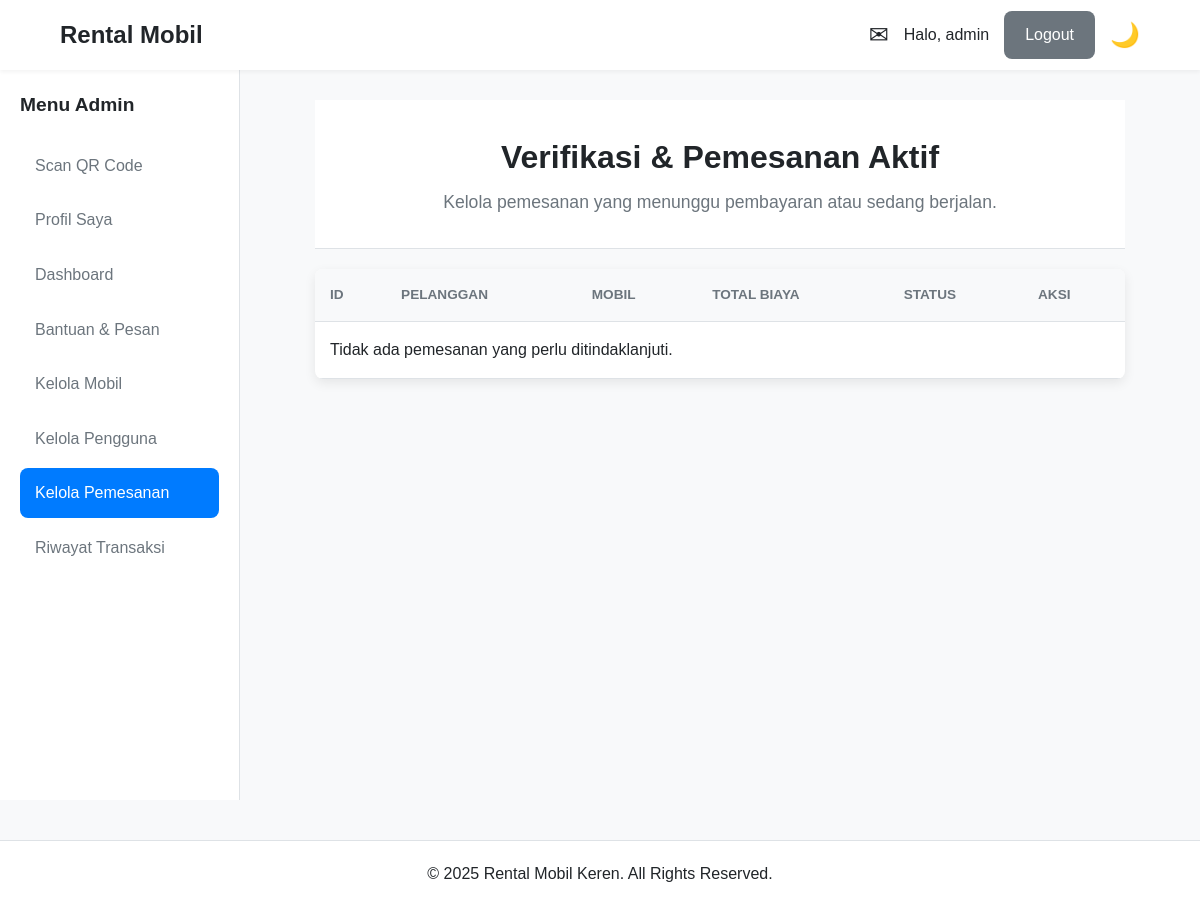
/karyawan/pembayaran.php (signed in), run on an earlier commit of the app's database.
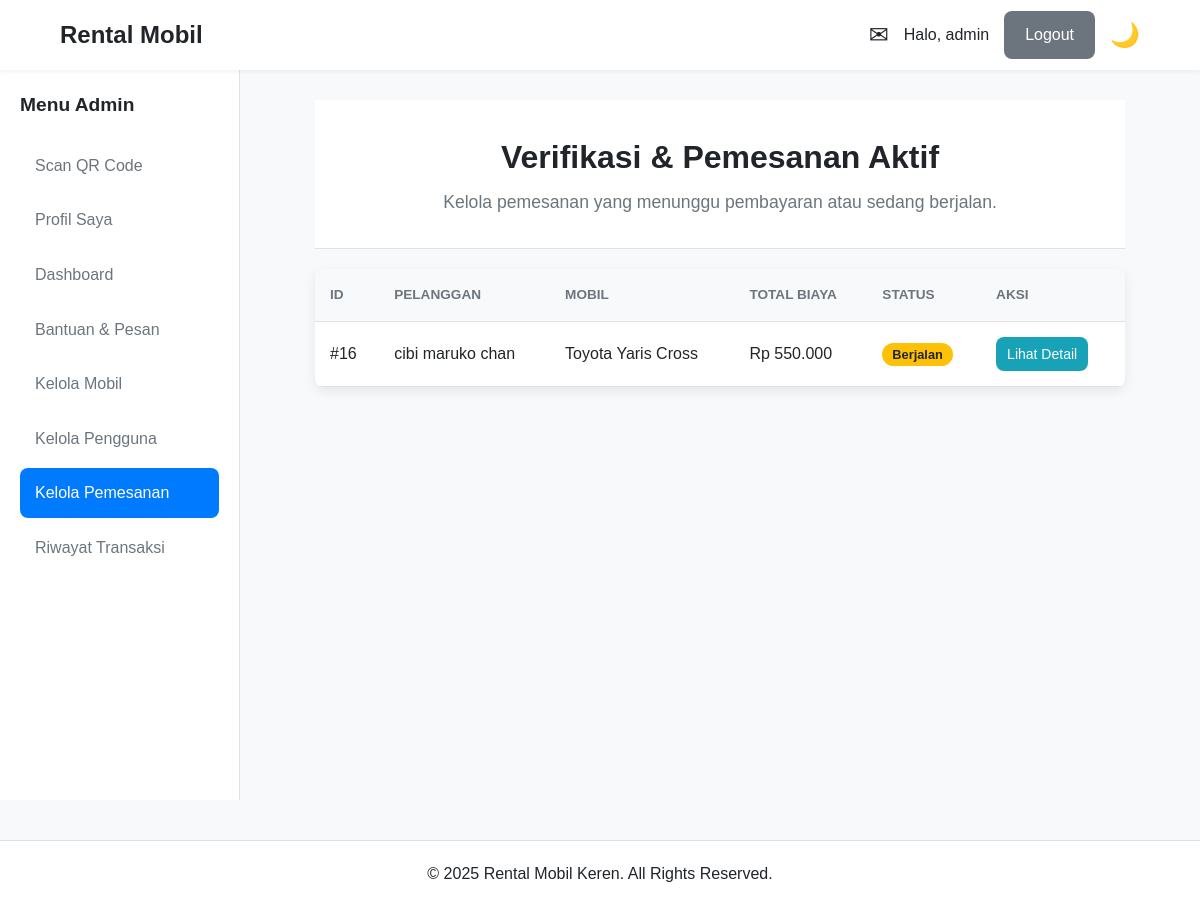
And on a later commit of the database.
### tables this page shows
CREATE TABLE `pemesanan` (
  `id_pemesanan` int(11) NOT NULL,
  `kode_pemesanan` varchar(10) NOT NULL,
  `id_pengguna` int(11) NOT NULL,
  `id_mobil` int(11) NOT NULL,
  `tanggal_mulai` datetime NOT NULL,
  `tanggal_selesai` datetime NOT NULL,
  `tanggal_pengembalian` datetime DEFAULT NULL,
  `total_biaya` decimal(12,2) NOT NULL,
  `total_denda` decimal(12,2) DEFAULT 0.00,
  `total_biaya_diajukan` decimal(12,2) DEFAULT NULL,
  `status_pemesanan` enum('Menunggu Pembayaran','Dikonfirmasi','Berjalan','Selesai','Dibatalkan','Pengajuan Pembatalan','Pengajuan Ambil Cepat','Menunggu Pembayaran Denda','Pengajuan Ditolak') NOT NULL,
  `alasan_pembatalan` text DEFAULT NULL,
  `rekening_pembatalan` varchar(50) DEFAULT NULL,
  `rating_pengguna` int(1) DEFAULT NULL,
  `review_pelanggan` text DEFAULT NULL,
  `catatan_admin` varchar(255) DEFAULT NULL,
  `waktu_pengambilan` datetime DEFAULT NULL,
  `waktu_pengembalian` datetime DEFAULT NULL,
  `batas_pembayaran` datetime DEFAULT NULL,
  `tgl_mulai_diajukan` datetime DEFAULT NULL,
  `tanggal_pemesanan` timestamp NOT NULL DEFAULT current_timestamp(),
  `updated_at` timestamp NOT NULL DEFAULT current_timestamp() ON UPDATE current_timestamp()
);

CREATE TABLE `pengguna` (
  `id_pengguna` int(11) NOT NULL,
  `username` varchar(50) NOT NULL,
  `password` varchar(255) NOT NULL,
  `nama_lengkap` varchar(100) NOT NULL,
  `nik` varchar(16) DEFAULT NULL,
  `foto_ktp` varchar(255) DEFAULT NULL,
  `email` varchar(100) NOT NULL,
  `no_telp` varchar(15) NOT NULL,
  `alamat` text DEFAULT NULL,
  `role` enum('Admin','Karyawan','Pelanggan') NOT NULL DEFAULT 'Pelanggan',
  `created_at` timestamp NOT NULL DEFAULT current_timestamp()
);

CREATE TABLE `mobil` (
  `id_mobil` int(11) NOT NULL,
  `plat_nomor` varchar(10) NOT NULL,
  `merk` varchar(50) NOT NULL,
  `model` varchar(50) NOT NULL,
  `tahun` year(4) NOT NULL,
  `jenis_mobil` varchar(50) DEFAULT NULL,
  `harga_sewa_harian` decimal(10,2) NOT NULL,
  `denda_per_hari` decimal(10,2) NOT NULL,
  `status` enum('Tersedia','Disewa','Perawatan','Tidak Aktif','Dipesan') NOT NULL DEFAULT 'Tersedia',
  `gambar_mobil` varchar(255) DEFAULT NULL,
  `spesifikasi` text DEFAULT NULL,
  `kelas_mobil` enum('Low level','Mid level','High level','Luxury') DEFAULT 'Mid level',
  `updated_at` timestamp NOT NULL DEFAULT current_timestamp() ON UPDATE current_timestamp()
);

### includes/functions.php (called while the page is built, shortened)
<?php
function format_rupiah($angka) {
    return 'Rp ' . number_format($angka, 0, ',', '.');
}

### karyawan/pembayaran.php (the view, shortened to what this page needs)
<?php
require_once '../includes/config.php';
require_once '../includes/functions.php';
require_once '../includes/header.php';
try {
    $stmt = $pdo->query("
        SELECT p.*, pg.nama_lengkap, m.merk, m.model, pay.bukti_pembayaran
        FROM pemesanan p
        JOIN pengguna pg ON p.id_pengguna = pg.id_pengguna
        JOIN mobil m ON p.id_mobil = m.id_mobil
        LEFT JOIN pembayaran pay ON p.id_pemesanan = pay.id_pemesanan
        WHERE p.status_pemesanan IN ('Menunggu Pembayaran', 'Dikonfirmasi', 'Berjalan')
        ORDER BY p.tanggal_pemesanan DESC
    ");
    $bookings = $stmt->fetchAll();
} catch (PDOException $e) {
    $bookings = [];
}
?>
<div class="page-header">
    <h1>Verifikasi & Pemesanan Aktif</h1>
    <p>Kelola pemesanan yang menunggu pembayaran atau sedang berjalan.</p>
</div>
<div class="table-container"
    data-live-context="admin_pemesanan"
    data-live-total="<?= count($bookings) ?>"
    data-live-last-update="<?= $pdo->query("SELECT MAX(tanggal_pemesanan) FROM pemesanan")->fetchColumn() ?>">
    <table>
        <thead>
            <tr>
                <th>ID</th>
                <th>Pelanggan</th>
                <th>Mobil</th>
                <th>Total Biaya</th>
                <th>Status</th>
                <th>Aksi</th>
            </tr>
        </thead>
        <tbody>
            <?php if (!empty($bookings)): ?>
                <?php foreach ($bookings as $booking): ?>
                    <tr>
                        <td>#<?= htmlspecialchars($booking['id_pemesanan']) ?></td>
                        <td><?= htmlspecialchars($booking['nama_lengkap']) ?></td>
                        <td><?= htmlspecialchars($booking['merk'] . ' ' . $booking['model']) ?></td>
                        <td><?= format_rupiah($booking['total_biaya']) ?></td>
                        <td><span class="status-badge status-<?= strtolower(str_replace(' ', '-', $booking['status_pemesanan'])) ?>"><?= htmlspecialchars($booking['status_pemesanan']) ?></span></td>
                        <td>
                            <a href="../actions/pemesanan/detail.php?id=<?= $booking['id_pemesanan'] ?>" class="btn btn-info btn-sm">Lihat Detail</a>
                        </td>
                    </tr>
                <?php endforeach; ?>
            <?php else: ?>
                <tr>
                    <td colspan="6">Tidak ada pemesanan yang perlu ditindaklanjuti.</td>
                </tr>
            <?php endif; ?>
        </tbody>
    </table>
</div>
<?php
require_once '../includes/footer.php';
?>

What changed in the data, as far as the page shows it:
added pemesanan: id_pemesanan "16", id_pengguna.nama_lengkap "cibi maruko chan", id_mobil.model "Toyota Yaris Cross", total_biaya "Rp 550.000", status_pemesanan "Berjalan"
Also different on the page:
text no longer shown: "Tidak ada pemesanan yang perlu ditindaklanjuti."
